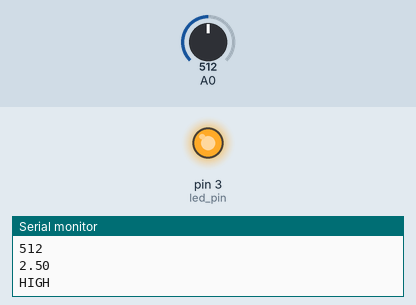
This sketch was run on a simulated Arduino Uno, built with avr-gcc and run on an emulated ATmega328P. Shown: output pins drawn as LEDs (lit = HIGH), the last lines printed to the serial monitor. The inputs (shaded band) are chosen by the test bench; at power-on: A0 = 512.

Above: at 1.2 s.
1.3 s: A0 set to 501
2.8 s: A0 set to 474
At 3.2 s:
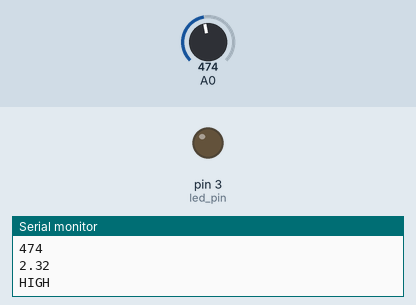
4.3 s: A0 set to 511
At 5.0 s:
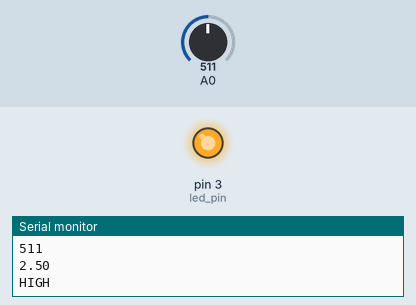
5.8 s: A0 set to 306
At 6.3 s:
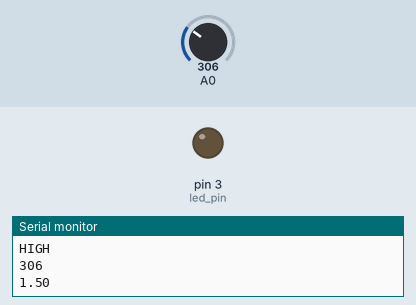
Timing chart, 0 to 8.8 s (numbered marks = the images above; inputs shaded):
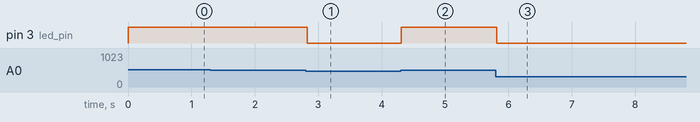

The sketch:

analogtodigital.ino
```cpp
// the setup routine runs once when you press reset:
const int led_pin = 3;
void setup() {
  // initialize serial communication at 9600 bits per second:
  Serial.begin(9600);
  pinMode (led_pin,OUTPUT);
}

// the loop routine runs over and over again forever:
void loop() {
  // read the input on analog pin 0:
  int sensorValue = analogRead(A0);
  Serial.println(sensorValue);
  // Convert the analog reading (which goes from 0 - 1023) to a voltage (0 - 5V):
  float voltage = sensorValue * (5.0 / 1023.0);
  // print out the value you read:
  Serial.println(voltage);
  if(voltage>2.4){
  digitalWrite(led_pin,HIGH);
  Serial.println("HIGH");
  }
  else{
   digitalWrite(led_pin,LOW);
   Serial.println("HIGH");
  }
}
```

Measured:
- the behaviour switches between 492 and 491 on A0 (found by bisection; images 0 and 1)
- after the input at 2.8 s, pin 3 (led_pin): HIGH → LOW at once
- after the input at 4.3 s, pin 3 (led_pin): LOW → HIGH at once
- after the input at 5.8 s, pin 3 (led_pin): HIGH → LOW at once
